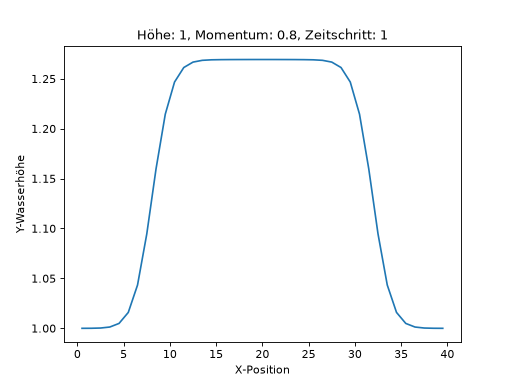

Reproduce this figure in Python.
import pandas as pd
import matplotlib.pyplot as plt

df = pd.read_csv("h1u0_8solution_1.csv")

plt.plot(df.iloc[:, 0], df.iloc[:, 2])
plt.xlabel("X-Position")
plt.ylabel("Y-Wasserhöhe")
plt.title("Höhe: 1, Momentum: 0.8, Zeitschritt: 1")
